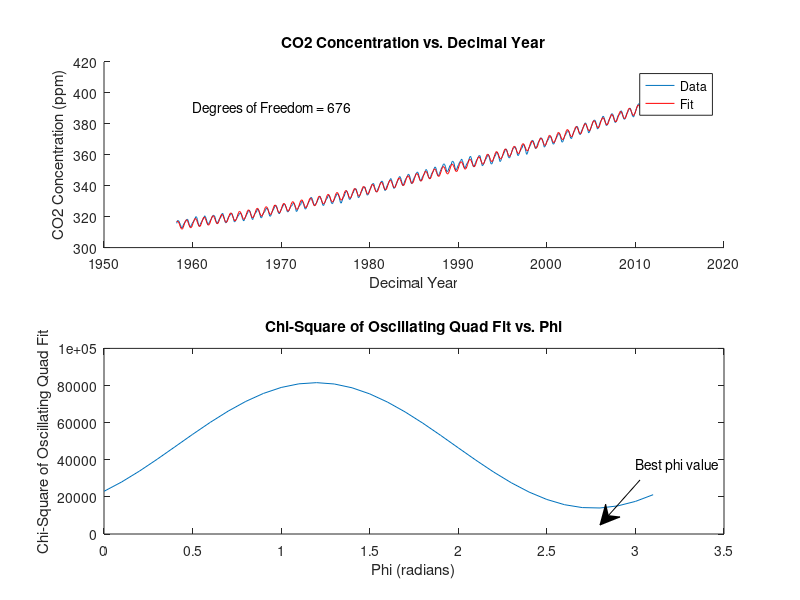

Here is the MATLAB script that generated this plot:
% general_fitter.m
% code which fits a polynomial to some data (x,y)

clear all; close all;

mydata = load('co2_data.dat');     % read in (x,y,dy) data from text file 

x = mydata(:,3);     % 1st data column is x 
y = mydata(:,4);     % 2nd data column is y
N=length(x);         % number of data points

%filling in standard error array, since error is same for every point
for n=1:N
    sigma(n) = .2;
end

%determining best phi for lowest chi-square value
M = 3;          % number of parameters for a quadratic fit
A = zeros(N,M); % prepare design matrix
b = zeros(N,1);
chiSquares = [];
phis = [];

% fill (NxM) design matrix A and (Nx1) column vector b
for phi=0:.1:pi
    for i=1:N
        for j=1:M
            A(i,j)=(x(i)^(j-1))/sigma(i);
        end
        A(i,4) = (sin(2*pi*x(i) + phi))/sigma(i);
        b(i,1) = y(i)/sigma(i);
    end
    % now solve for parameters a
    a = (A'*A) \ (A'*b);     % works better than a=inv(A'*A)*(A'*b)
    
    %calculating chi-square, checks goodness of fit
    chiSquare = 0;
    for z=1:length(x)
        chiSquare = chiSquare + (((a(3)*x(z)^2 + a(2)*x(z)+a(1) + a(4)*sin(2*pi*x(z)+phi))-y(z))/sigma(z))^2;
    end
    
    %storing results, goodness of fit for each phi, and corresponding phi
    %value
    chiSquares = [chiSquares chiSquare];
    phis = [phis phi];
end

%finding phi value that gives lowest chi-square, and storing it
[min minInd] = min(chiSquares);
bestPhi = phis(minInd);

%fit with sin, using best phi value
M = 3;          % number of parameters for a quadratic fit
A = zeros(N,M); % prepare design matrix
b = zeros(N,1);

% fill (NxM) design matrix A and (Nx1) column vector b

for i=1:N
    for j=1:M
        A(i,j)=(x(i)^(j-1))/sigma(i);
    end
    A(i,4) = (sin(2*pi*x(i) + bestPhi))/sigma(i);
    b(i,1) = y(i)/sigma(i);
end

% now solve for parameters a and plot
a = (A'*A) \ (A'*b);     % works better than a=inv(A'*A)*(A'*b) 
y_prediction = a(1) + a(2)*x + a(3)*x.*x + a(4)*sin(2*pi*x + bestPhi);

%calculating chi-square, checks goodness of fit
chiSquare = 0;
for z=1:length(x)
    chiSquare = chiSquare + (((a(3)*x(z)^2 + a(2)*x(z) + a(1) + a(4)*sin(2*pi*x(z)+bestPhi))-y(z))/sigma(z))^2;
end

chiSquare

subplot(2,1,1);
hold on
plot(x,y);
plot(x,y_prediction,'r');
legend('Data','Fit');
title('CO2 Concentration vs. Decimal Year');
xlabel('Decimal Year');
ylabel('CO2 Concentration (ppm)');
text(1960,390,'Degrees of Freedom = 676');
hold off

subplot(2,1,2);
plot(phis,chiSquares);
xlabel('Phi (radians)');
ylabel('Chi-Square of Oscillating Quad Fit');
title('Chi-Square of Oscillating Quad Fit vs. Phi');
annotation('arrow',[.8 .75], [.2 .125]);
text(3,3.70*10^4,'Best phi value');


fprintf('Found fit parameters\n a(1)=%f\n a(2)=%f\n a(3)=%f\n a(4)=%f\n phi=%f\n omega=2pi\n',a(1),a(2),a(3),a(4),bestPhi);

%ANSWERS TO QUESTIONS
%1. We would expect Chi-Square = v+-sqrt(2*v) for a good fit. This is an
%approx equals. This is 680+-36.9 in our case. 

%2. Our Chi-Square is of the order 10^4. This indicates that while our fit
%isn't terrible, it is not considered "good" either. This is in large part
%because the assumed uncertainty on each data point is so small. 
%Increasing the uncertainty to .9 ppm gives us a Chi-Square within bounds. 

%3. Our value for a4 is -2.816. This is the amplitude of yearly oscillation
%in CO2 concentration. 

%4. It appears that concentrations are highest in the summer, and dip to a low just
%before the new year, in the winter. 

%5. Based on our resulting fit function, we would estimate that CO2
%concentration levels in 2050 will be about 489.67 ppm. This is
%significantly higher than pre-industrial estimates. One possibility is
%that our increased dependence on industrial technology has caused humanity
%to pollute the atmosphere much faster than was previously predicted. 